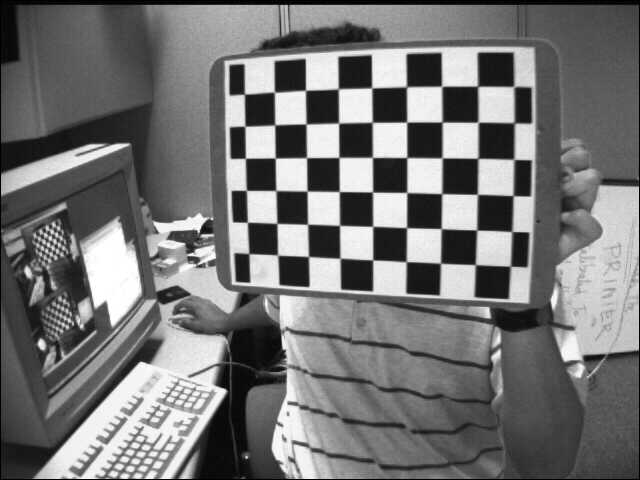
#> input picture img_homo/left01.jpg, 640 x 480 px
$ python homography_checkerboard.py
#> lines starting #> are read from the running program, lines starting #| are printed output that depends on the picture
import numpy as np
import cv2
import matplotlib.pyplot as plt


# ------------ 1. Helper: DLT homography estimation ------------- #

def compute_homography_dlt(pts1, pts2):
    """
    Compute 3x3 homography H such that pts2 ~ H @ pts1
    using the (unnormalized) DLT algorithm.

    pts1, pts2: arrays of shape (N, 2) with corresponding points.
    """
    assert pts1.shape == pts2.shape
    N = pts1.shape[0]
    assert N >= 4, "Need at least 4 points for homography"

    A = []
    for i in range(N):
        x, y = pts1[i, :]
        xp, yp = pts2[i, :]
        # Each correspondence gives 2 rows
        # [-x, -y, -1,  0,  0,  0, x*xp, y*xp, xp]
        # [ 0,  0,  0, -x, -y, -1, x*yp, y*yp, yp]
        A.append([-x, -y, -1, 0, 0, 0, x * xp, y * xp, xp])
        A.append([0, 0, 0, -x, -y, -1, x * yp, y * yp, yp])

    A = np.asarray(A)
    # Solve Ah = 0 via SVD
    U, S, Vt = np.linalg.svd(A)
    h = Vt[-1, :]           # last row of V^T (smallest singular value)
    H = h.reshape((3, 3))
    # Normalize so that H[2,2] = 1
    if H[2, 2] != 0:
        H = H / H[2, 2]
    return H


# ------------ 2. Main pipeline ------------- #

def main():

    # ---- USER: set your filenames here ----
    img1_path = "img_homo/left01.jpg"   # first view
    img2_path = "img_homo/left09.jpg"   # second view

    # Chessboard pattern size: number of INNER corners per row and column.
    # This is a guess: try (9, 6) first; if it fails, adjust.
    pattern_size = (9, 6)  # (num_corners_across, num_corners_down)

    # ---- Load images ----
    img1 = cv2.imread(img1_path, cv2.IMREAD_GRAYSCALE)
#> img1 is the input picture: shape (480, 640); min 0, max 255, mean 116.6
    img2 = cv2.imread(img2_path, cv2.IMREAD_GRAYSCALE)
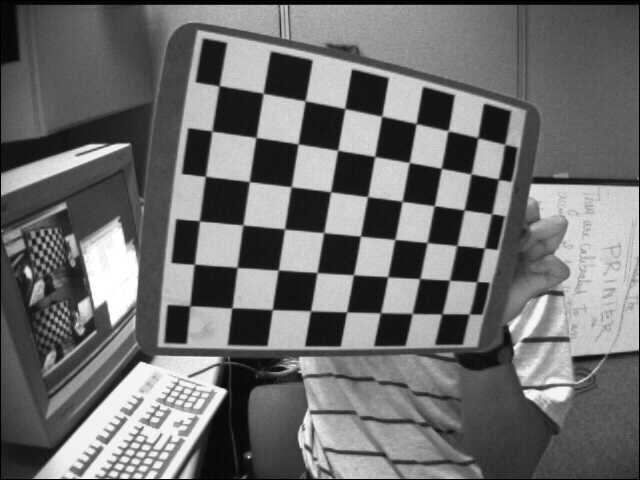
#> input picture img_homo/left09.jpg, 640 x 480 px
#> img2 is the input picture: shape (480, 640); min 0, max 255, mean 110.4

    if img1 is None:
        raise FileNotFoundError(f"Could not load image '{img1_path}'")
    if img2 is None:
        raise FileNotFoundError(f"Could not load image '{img2_path}'")

    print(f"Loaded images: {img1_path} and {img2_path}")
    h2, w2 = img2.shape[:2]
#> h2 = 480; w2 = 640

    # ---- Find chessboard corners in both images ----
    # Flags improve robustness a bit
    flags = cv2.CALIB_CB_ADAPTIVE_THRESH + cv2.CALIB_CB_NORMALIZE_IMAGE

    ret1, corners1 = cv2.findChessboardCorners(img1, pattern_size, flags)
#> ret1 = True; corners1 = 54 rows, first 8: [244.5, 94.33], [274.6, 92.24], [305.5, 90.4], [338.4, 88.84], [371.6, 87.98], [406.8, 86.92], [441.6, 86.37], [477.6, 86.38]
    ret2, corners2 = cv2.findChessboardCorners(img2, pattern_size, flags)
#> ret2 = True; corners2 = 54 rows, first 8: [219.2, 85.97], [263.1, 93.43], [304.8, 101.1], [345.2, 108.6], [381.6, 116.5], [416.1, 123.9], [447.8, 130.7], [477.6, 138.2]

    if not ret1 or not ret2:
        raise RuntimeError(
            f"Chessboard not found in one or both images with pattern_size={pattern_size}. "
            f"Try changing pattern_size."
        )

    print("Chessboard corners detected in both images.")

    # Refine corner locations to subpixel accuracy
    criteria = (cv2.TERM_CRITERIA_EPS + cv2.TERM_CRITERIA_MAX_ITER, 30, 0.001)
    corners1 = cv2.cornerSubPix(img1, corners1, (11, 11), (-1, -1), criteria)
#> corners1 = 54 rows, first 8: [244.4, 94.14], [274.4, 92.21], [305.5, 90.32], [338.3, 88.79], [371.7, 87.87], [406.5, 86.71], [441.6, 86.25], [477.6, 86.22]
    corners2 = cv2.cornerSubPix(img2, corners2, (11, 11), (-1, -1), criteria)
#> corners2 = 54 rows, first 8: [219.1, 85.66], [263.2, 93.23], [305.2, 100.9], [344.8, 108.5], [381.7, 116.2], [416.2, 123.5], [448, 130.8], [477.8, 137.7]

    # corners1, corners2 are (N, 1, 2) -> reshape to (N, 2)
    pts1 = corners1.reshape(-1, 2)
#> pts1 = 54 pairs, first value 244.4 to 514.3, second value 86.22 to 266.2
    pts2 = corners2.reshape(-1, 2)
#> pts2 = 54 pairs, first value 189.8 to 505.7, second value 85.66 to 314.1
    N = pts1.shape[0]
#> N = 54
    print(f"Number of correspondences: {N}")
#| Number of correspondences: 54

    # ---- Estimate H via OpenCV's findHomography (like tutorial) ----
    H_cv, mask = cv2.findHomography(pts1, pts2, method=cv2.RANSAC, ransacReprojThreshold=3.0)
#> H_cv = [[3.37, -0.345, -406.8], [0.882, 2.52, -300.9], [0.00299, 0.000287, 1]]; mask = 54 values from 1 to 1
    print("\nHomography from cv2.findHomography (RANSAC):")
    print(H_cv)
#| [[ 3.36797239e+00 -3.44710938e-01 -4.06816925e+02]
#|  [ 8.81761838e-01  2.51681122e+00 -3.00904295e+02]
#|  [ 2.98723333e-03  2.86576531e-04  1.00000000e+00]]

    # ---- Estimate H via our DLT implementation ----
    H_dlt = compute_homography_dlt(pts1, pts2)
#> the loop in compute_homography_dlt, `for i in range(N):` made 54 passes
#> (x, y, xp, yp) on passes 1 to 12: (244.4, 94.14, 219.1, 85.66), (274.4, 92.21, 263.2, 93.23), (305.5, 90.32, 305.2, 100.9), (338.3, 88.79, 344.8, 108.5), (371.7, 87.87, 381.7, 116.2), (406.5, 86.71, 416.2, 123.5), (441.6, 86.25, 448, 130.8), (477.6, 86.22, 477.8, 137.7), (513.8, 86.53, 505.7, 144.3), (244.9, 126.2, 211.9, 131.1), (274.7, 124.9, 256.1, 137.4), (306.1, 124, 298, 143.9)
#> after the loop in compute_homography_dlt, `for i in range(N):`: A = 108 items
#> in compute_homography_dlt, `U, S, Vt = np.linalg.svd(A)`:
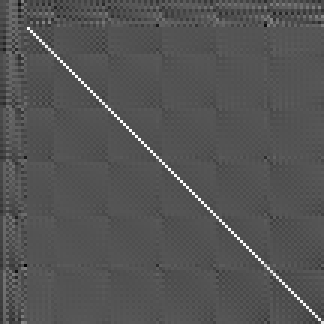
#> U: shape (108, 108) float64 (shown 3 times larger); min -0.479, max 0.972, mean -0.00016; drawn with min black and max white
#> in compute_homography_dlt, `U, S, Vt = np.linalg.svd(A)`: S = [1434957.1, 205504.6, 3062.8, 854.5, 518.4, 121.4, 47.3, 1.28, 0.017]
#> in compute_homography_dlt, `h = Vt[-1, :]`: h = [-0.00665, 0.00068, 0.805, -0.00174, -0.00497, 0.593, -5.91e-06, -5.62e-07, -0.00197]
#> in compute_homography_dlt, `H = h.reshape((3, 3))`: H = [[-0.00665, 0.00068, 0.805], [-0.00174, -0.00497, 0.593], [-5.91e-06, -5.62e-07, -0.00197]]
#> in compute_homography_dlt, `H = H / H[2, 2]`: H = [[3.38, -0.345, -408.4], [0.883, 2.52, -300.9], [0.003, 0.000285, 1]]
#> H_dlt has the same summary as H in compute_homography_dlt
    print("\nHomography from custom DLT:")
    print(H_dlt)
#| [[ 3.37561453e+00 -3.45028979e-01 -4.08411011e+02]
#|  [ 8.82639886e-01  2.51894630e+00 -3.00924563e+02]
#|  [ 2.99639201e-03  2.85265699e-04  1.00000000e+00]]

    # ---- Compute transfer error for both H's ----
    def transfer_error(H, pts_src, pts_dst):
        pts_src_h = np.hstack([pts_src, np.ones((pts_src.shape[0], 1))])  # (N, 3)
#> pts_src_h = 54 rows, first 8: [244.4, 94.14, 1], [274.4, 92.21, 1], [305.5, 90.32, 1], [338.3, 88.79, 1], [371.7, 87.87, 1], [406.5, 86.71, 1], [441.6, 86.25, 1], [477.6, 86.22, 1]
        pts_proj_h = (H @ pts_src_h.T).T                                  # (N, 3)
#> pts_proj_h = 54 rows, first 8: [383.9, 151.5, 1.76], [485.6, 173.1, 1.85], [591, 195.8, 1.94], [702, 220.9, 2.04], [814.8, 248, 2.14], [932.2, 275.7, 2.24], [1050.9, 305.6, 2.34], [1172.1, 337.2, 2.45]
        pts_proj = pts_proj_h[:, :2] / pts_proj_h[:, 2:3]
#> pts_proj = 54 pairs, first value 189.5 to 505.4, second value 86.24 to 314.9
        errors = np.linalg.norm(pts_dst - pts_proj, axis=1)
#> errors = 54 values, max 1.92 at index 44, min 0.0618 at index 3, mean 0.414
        return errors

    errors_cv = transfer_error(H_cv, pts1, pts2)
#> errors_cv has the same summary as errors in transfer_error
    errors_dlt = transfer_error(H_dlt, pts1, pts2)
#> in transfer_error (call 2), `pts_proj_h = (H @ pts_src_h.T).T`: pts_proj_h = 54 rows, first 8: [384.1, 151.9, 1.76], [486, 173.5, 1.85], [591.7, 196.2, 1.94], [703, 221.3, 2.04], [816.1, 248.5, 2.14], [933.7, 276.2, 2.24], [1052.6, 306.1, 2.35], [1174.1, 337.8, 2.46]
#> errors_dlt = 54 values, max 1.81 at index 44, min 0.0485 at index 3, mean 0.427

    print("\nTransfer errors (OpenCV H):")
    print(f"  mean: {errors_cv.mean():.4f} px,  median: {np.median(errors_cv):.4f} px,  max: {errors_cv.max():.4f} px")
#|   mean: 0.4138 px,  median: 0.3711 px,  max: 1.9248 px

    print("\nTransfer errors (DLT H):")
    print(f"  mean: {errors_dlt.mean():.4f} px,  median: {np.median(errors_dlt):.4f} px,  max: {errors_dlt.max():.4f} px")
#|   mean: 0.4266 px,  median: 0.3793 px,  max: 1.8133 px

    # ---- Warp img1 to img2's coordinate frame using both homographies ----
    warped_cv = cv2.warpPerspective(img1, H_cv, (w2, h2))
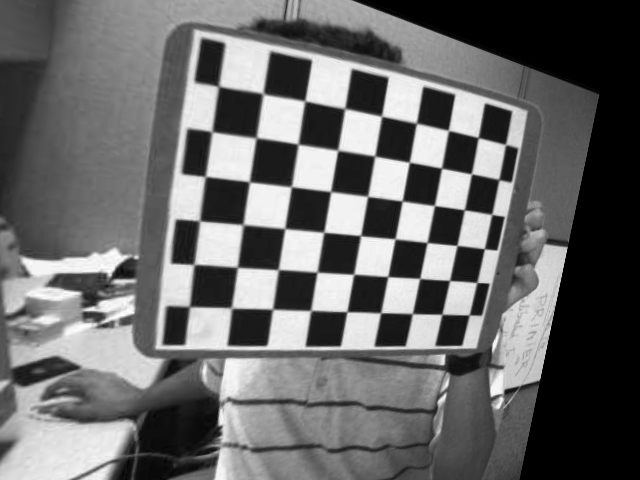
#> warped_cv: shape (480, 640); min 0, max 255, mean 104.9
    warped_dlt = cv2.warpPerspective(img1, H_dlt, (w2, h2))

        # ---- Visualization ----
    # Convert to RGB
    img1_rgb = cv2.cvtColor(img1, cv2.COLOR_GRAY2RGB)
    img2_rgb = cv2.cvtColor(img2, cv2.COLOR_GRAY2RGB)
    warped_cv_rgb = cv2.cvtColor(warped_cv, cv2.COLOR_GRAY2RGB)
    warped_dlt_rgb = cv2.cvtColor(warped_dlt, cv2.COLOR_GRAY2RGB)

    # ----- (1) Simple side-by-side comparison -----
    plt.figure(figsize=(12, 8))

    plt.subplot(2, 2, 1)
    plt.title("Image 1")
    plt.imshow(img1_rgb)
    plt.axis("off")

    plt.subplot(2, 2, 2)
    plt.title("Image 2 (target)")
    plt.imshow(img2_rgb)
    plt.axis("off")

    plt.subplot(2, 2, 3)
    plt.title("Warped img1 with H (OpenCV)")
    plt.imshow(warped_cv_rgb)
    plt.axis("off")

    plt.subplot(2, 2, 4)
    plt.title("Warped img1 with H (DLT)")
    plt.imshow(warped_dlt_rgb)
    plt.axis("off")

    plt.tight_layout()
    plt.show()
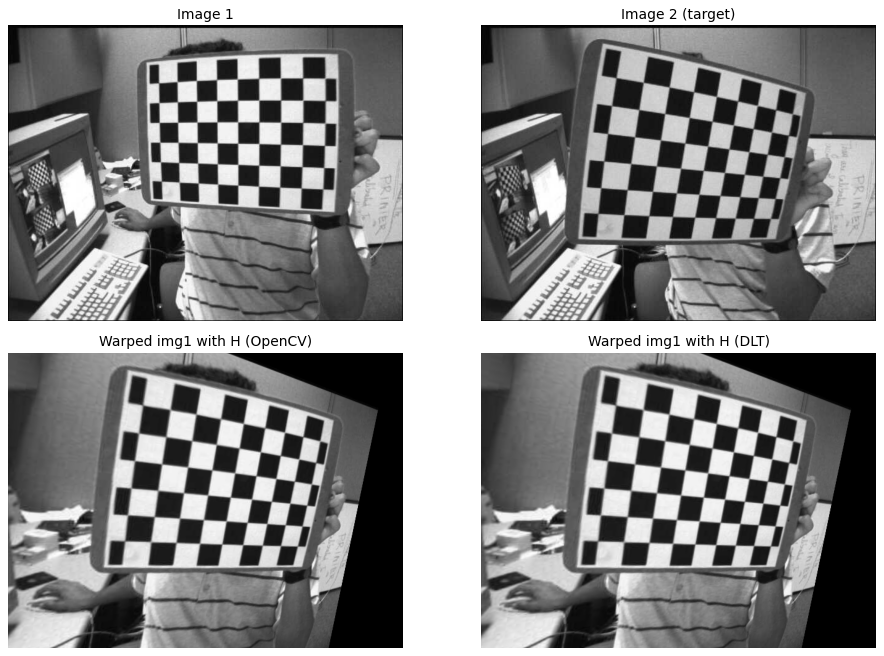
#> figure drawn by matplotlib, 4 panels

    # ----- (2) Color-coded overlay (OpenCV H) -----
    # Make img2 green, warped img1 red
    base = img2_rgb.copy().astype(np.float32) / 255.0
    warp = warped_cv_rgb.copy().astype(np.float32) / 255.0

    overlay_color = np.zeros_like(base)
    overlay_color[..., 1] = base[..., 0]      # green channel from img2
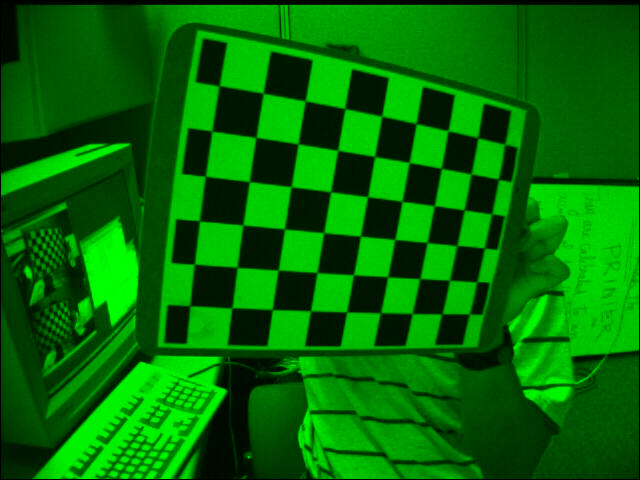
#> overlay_color: shape (480, 640, 3) float32; mean B, G, R 0, 0.433, 0
    overlay_color[..., 0] = warp[..., 0]      # red channel from warped
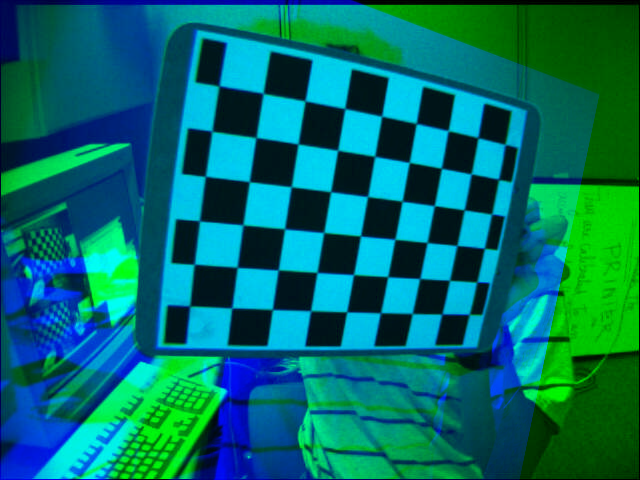
#> overlay_color: shape (480, 640, 3) float32; mean B, G, R 0.411, 0.433, 0

    plt.figure(figsize=(6, 5))
    plt.title("Color overlay (red = warped img1, green = img2)")
    plt.imshow(overlay_color)
    plt.axis("off")
    plt.tight_layout()
    plt.show()


if __name__ == "__main__":
    main()
